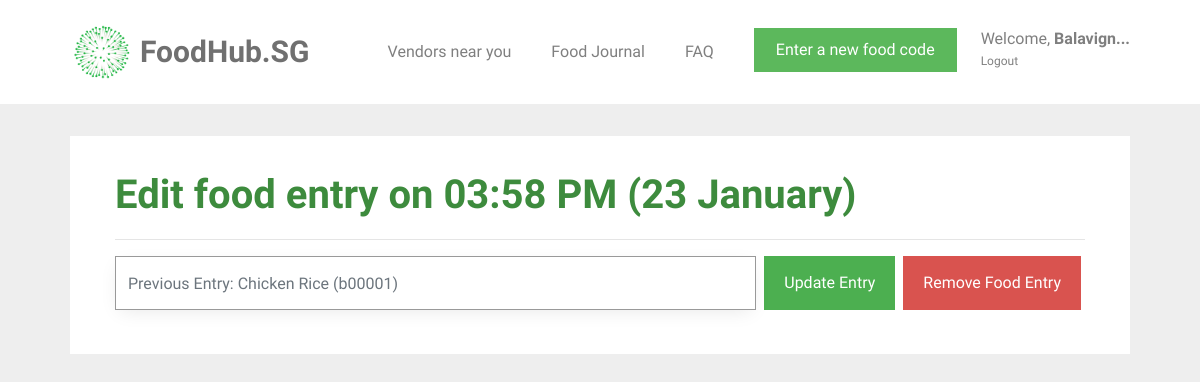
Before: /edit_food/35 (signed in) with the older database file.
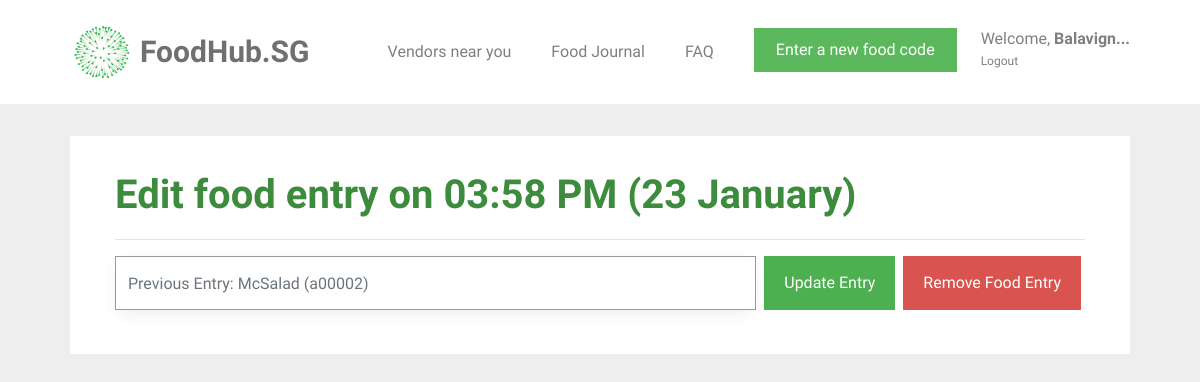
After: the same page with the newer database file.
### tables this page shows
CREATE TABLE food_entry (
  id INTEGER PRIMARY KEY AUTOINCREMENT,
  creator_id INTEGER NOT NULL,
  created TIMESTAMP NOT NULL DEFAULT (datetime('now','localtime')),
  food_code VARCHAR(6) NOT NULL,
  food_name TEXT NOT NULL,
  calories INT NOT NULL,
  FOREIGN KEY (creator_id) REFERENCES user (id)
);

### foodhubsg/food.py (the view, shortened to what this page needs)
@bp.route('/edit_food/<int:id>', methods=('GET', 'POST'))
@login_required
def edit_food(id):
    db = get_db()
    food_entry = get_food_entry(id)
    old_food_name = food_entry['food_name']
    old_food_code = food_entry['food_code']
    return render_template('food/edit_food.html', food_entry=food_entry)

### foodhubsg/auth.py (called while the page is built)
def login_required(view):
    @functools.wraps(view)
    def wrapped_view(**kwargs):
        if g.user is None:
            return redirect(url_for('auth.login'))
        if g.user["id"] == 0:
            return redirect(url_for('support.support'))
        return view(**kwargs)
    return wrapped_view

@bp.before_app_request
def load_logged_in_user():
    user_id = session.get('user_id')
    if user_id is None:
        g.user = None
    else:
        g.user = get_db().execute(
            'SELECT * FROM user WHERE id = ?', (user_id,)
        ).fetchone()

### foodhubsg/db.py (called while the page is built)
def get_db():
    if 'db' not in g:
        g.db = sqlite3.connect(
            current_app.config['DATABASE'],
            detect_types=sqlite3.PARSE_DECLTYPES
        )
        g.db.row_factory = sqlite3.Row
    return g.db

### foodhubsg/templates/food/edit_food.html (shortened to what this page needs)
{% extends 'base.html' %}
{% block content %}
<div id="colorlib-container">
    <div class="container">
        <div class="box1">
        <div class="row row-pb-md">
            <div class="col-md-12">
                <form id="edit-food" action="" method="post">
                    <header id="summary-header">
                        <h1 class="font_color"><b>Edit food entry on {{ food_entry['created'].strftime('%I:%M %p (%d %B)') }}</b></h1>
                        <hr>
                    </header>
                    <div class="input-group">
                        <input name="code" id="code" class="form-control" value="{{ request.form['code'] }}" placeholder="Previous Entry: {{ food_entry['food_name'] }} ({{ food_entry['food_code'] }})">
                        <div class="input-group-btn">
                            <input type="submit" value="Update Entry" name="action" class="btn btn-primary" style="background-color: #4CAF50; height: 54px; margin-left: 0.5em;">
                            <input type="submit" value="Remove Food Entry" name="action" onclick="remove_confirm()" class="btn btn-primary" id="remove-button" style='background-color: #d9534f; height: 54px;'>
                        </div>
                    </div>
                </form>
            </div>
        </div>
        </div>
    </div>
</div>
{% endblock %}

Changed rows visible on the page:
changed food_entry "03:58 PM (23 January)": code "Previous Entry: Chicken Rice (b00001)" → "Previous Entry: McSalad (a00002)"
